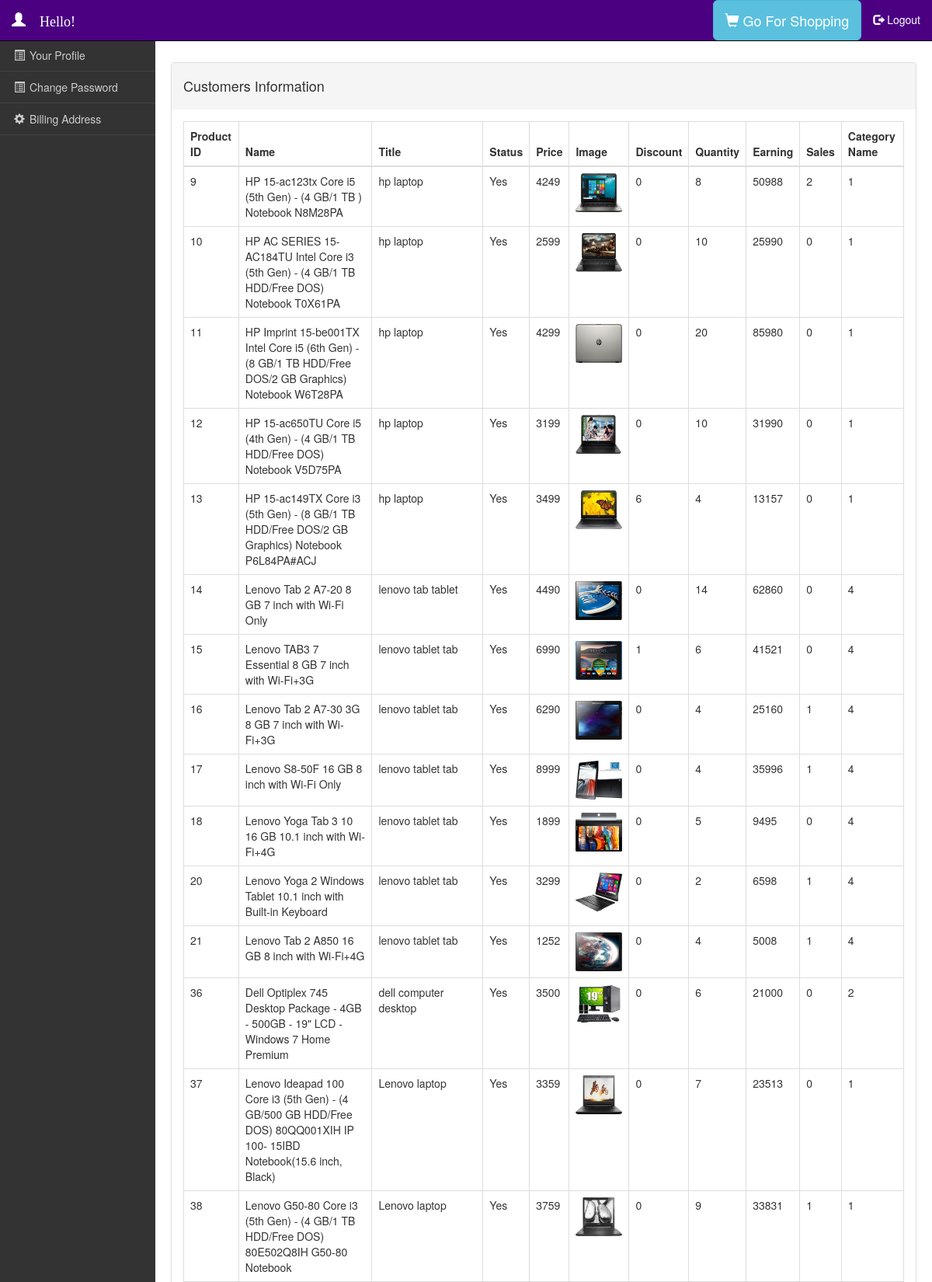
Page /user/product_details.php (upper part) on the committed database.
### tables this page shows
CREATE TABLE `product` (
  `p_id` int(11) NOT NULL,
  `p_name` varchar(200) NOT NULL,
  `p_title` varchar(100) NOT NULL,
  `p_status` enum('Yes','No') NOT NULL,
  `p_price` int(11) NOT NULL,
  `p_discount` int(11) NOT NULL,
  `p_quantity` int(11) NOT NULL,
  `p_earning` int(11) NOT NULL,
  `p_sales` int(11) NOT NULL,
  `cat_name` varchar(50) NOT NULL,
  `p_image` varchar(500) NOT NULL
);

### user/product_details.php (the view, shortened to what this page needs)
<?php include("database.php");?>
<!DOCTYPE html>
<html lang="en" >
<head>
  <link rel='stylesheet' href='https://maxcdn.bootstrapcdn.com/bootstrap/3.3.6/css/bootstrap.min.css'>
      <link rel="stylesheet" href="css/style.css">
</head>
<body>
<?php include("include/top_navbar.php")?>
<?php include("include/sidebar.php")?>
<div class="main-content">
<div class="panel-group">
    <div class="panel panel-default">
      <div class="panel-heading"> <h4>   Customers Information  <h4/> </div>
      <div class="panel-body">
           <div class="table-responsive">
            <table class="table table-hover table-bordered">
              <thead>
                <tr>
                  <th>Product ID</th>
                  <th>Name</th>
                  <th>Title</th>
                  <th>Status</th>
                  <th>Price</th>
                  <th>Image</th>
                  <th>Discount</th>
                  <th>Quantity</th>
                  <th>Earning</th>
                  <th>Sales</th>
                  <th>Category Name</th>
                </tr>
              </thead>
    <tbody>
    <?php
    $query1 = mysqli_query($conn, "SELECT * FROM `product` order by p_id asc");
    while ($row1 = mysqli_fetch_assoc($query1)) {
        ?>
        <tr class="item">
            <td class=" "><?php echo $row1['p_id']; ?></td>
            <td class=" "><?php echo $row1['p_name'] ; ?></td>
            <td class=" "><?php echo $row1['p_title']; ?></td>
            <td class=" "><?php echo $row1['p_status']; ?></td>
            <td class=" "><?php echo $row1['p_price']; ?></td>
            <td class=" "><img src="<?php echo $row1['p_image']; ?>" width="60px" height="50px" alt="" /></td>
            <td class=" "><?php echo $row1['p_discount']; ?></td>
            <td class=" "><?php echo $row1['p_quantity'] ; ?></td>
            <td class=" "><?php echo $row1['p_earning']; ?></td>
            <td class=" "><?php echo $row1['p_sales']; ?></td>
            <td class=" "><?php echo $row1['cat_name']; ?></td>
        </tr>
        <?php $i++;
    } ?>
    </tbody>
            </table>
            </div>
      </div>
    </div>
</div>
</body>
</html>

### user/css/style.css (style rules this page uses)
.main-content { margin-top: 60px; margin-left: 200px; padding: 20px; }

### rows in the picture
product: p_id "9", p_name "HP 15-ac123tx Core i5 (5th Gen) - (4 GB/1 TB ) Notebook N8M28PA", p_title "hp laptop", p_status "Yes", p_price "4249", p_image (picture), p_discount "0", p_quantity "8", p_earning "50988", p_sales "2", cat_name "1"
product: p_id "10", p_name "HP AC SERIES 15-AC184TU Intel Core i3 (5th Gen) - (4 GB/1 TB HDD/Free DOS) Notebook T0X61PA", p_title "hp laptop", p_status "Yes", p_price "2599", p_image (picture), p_discount "0", p_quantity "10", p_earning "25990", p_sales "0", cat_name "1"
product: p_id "11", p_name "HP Imprint 15-be001TX Intel Core i5 (6th Gen) - (8 GB/1 TB HDD/Free DOS/2 GB Graphics) Notebook W6T28PA", p_title "hp laptop", p_status "Yes", p_price "4299", p_image (picture), p_discount "0", p_quantity "20", p_earning "85980", p_sales "0", cat_name "1"
product: p_id "12", p_name "HP 15-ac650TU Core i5 (4th Gen) - (4 GB/1 TB HDD/Free DOS) Notebook V5D75PA", p_title "hp laptop", p_status "Yes", p_price "3199", p_image (picture), p_discount "0", p_quantity "10", p_earning "31990", p_sales "0", cat_name "1"
product: p_id "13", p_name "HP 15-ac149TX Core i3 (5th Gen) - (8 GB/1 TB HDD/Free DOS/2 GB Graphics) Notebook P6L84PA#ACJ", p_title "hp laptop", p_status "Yes", p_price "3499", p_image (picture), p_discount "6", p_quantity "4", p_earning "13157", p_sales "0", cat_name "1"
product: p_id "14", p_name "Lenovo Tab 2 A7-20 8 GB 7 inch with Wi-Fi Only", p_title "lenovo tab tablet", p_status "Yes", p_price "4490", p_image (picture), p_discount "0", p_quantity "14", p_earning "62860", p_sales "0", cat_name "4"
product: p_id "15", p_name "Lenovo TAB3 7 Essential 8 GB 7 inch with Wi-Fi+3G", p_title "lenovo tablet tab", p_status "Yes", p_price "6990", p_image (picture), p_discount "1", p_quantity "6", p_earning "41521", p_sales "0", cat_name "4"
product: p_id "16", p_name "Lenovo Tab 2 A7-30 3G 8 GB 7 inch with Wi-Fi+3G", p_title "lenovo tablet tab", p_status "Yes", p_price "6290", p_image (picture), p_discount "0", p_quantity "4", p_earning "25160", p_sales "1", cat_name "4"
product: p_id "17", p_name "Lenovo S8-50F 16 GB 8 inch with Wi-Fi Only", p_title "lenovo tablet tab", p_status "Yes", p_price "8999", p_image (picture), p_discount "0", p_quantity "4", p_earning "35996", p_sales "1", cat_name "4"
product: p_id "18", p_name "Lenovo Yoga Tab 3 10 16 GB 10.1 inch with Wi-Fi+4G", p_title "lenovo tablet tab", p_status "Yes", p_price "1899", p_image (picture), p_discount "0", p_quantity "5", p_earning "9495", p_sales "0", cat_name "4"
product: p_id "20", p_name "Lenovo Yoga 2 Windows Tablet 10.1 inch with Built-in Keyboard", p_title "lenovo tablet tab", p_status "Yes", p_price "3299", p_image (picture), p_discount "0", p_quantity "2", p_earning "6598", p_sales "1", cat_name "4"
product: p_id "21", p_name "Lenovo Tab 2 A850 16 GB 8 inch with Wi-Fi+4G", p_title "lenovo tablet tab", p_status "Yes", p_price "1252", p_image (picture), p_discount "0", p_quantity "4", p_earning "5008", p_sales "1", cat_name "4"
product: p_id "36", p_name "Dell Optiplex 745 Desktop Package - 4GB - 500GB - 19\" LCD - Windows 7 Home Premium", p_title "dell computer desktop", p_status "Yes", p_price "3500", p_image (picture), p_discount "0", p_quantity "6", p_earning "21000", p_sales "0", cat_name "2"
product: p_id "37", p_name "Lenovo Ideapad 100 Core i3 (5th Gen) - (4 GB/500 GB HDD/Free DOS) 80QQ001XIH IP 100- 15IBD Notebook(15.6 inch, Black)", p_title "Lenovo laptop", p_status "Yes", p_price "3359", p_image (picture), p_discount "0", p_quantity "7", p_earning "23513", p_sales "0", cat_name "1"
product: p_id "38", p_name "Lenovo G50-80 Core i3 (5th Gen) - (4 GB/1 TB HDD/Free DOS) 80E502Q8IH G50-80 Notebook", p_title "Lenovo laptop", p_status "Yes", p_price "3759", p_image (picture), p_discount "0", p_quantity "9", p_earning "33831", p_sales "1", cat_name "1"
